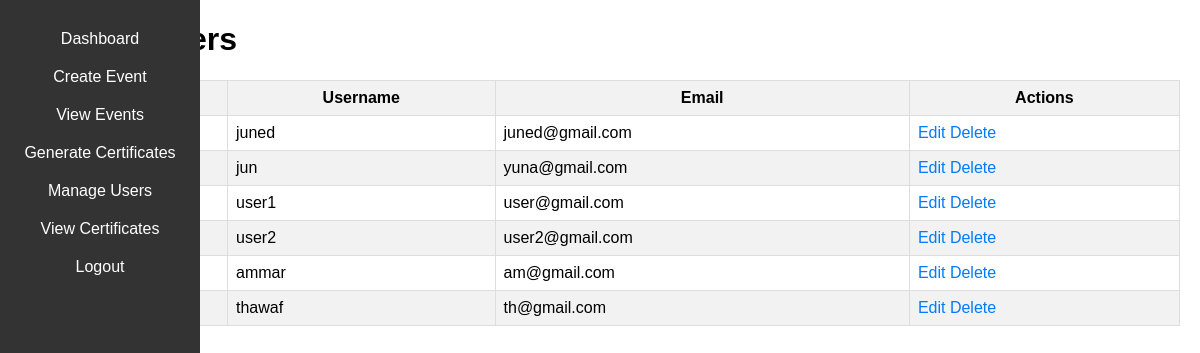
Page /admin/manage_users.php (signed in) on the committed database.
### tables this page shows
CREATE TABLE `users` (
  `user_id` int(11) NOT NULL,
  `username` varchar(50) NOT NULL,
  `password` varchar(255) NOT NULL,
  `full_name` varchar(100) NOT NULL,
  `email` varchar(255) NOT NULL,
  `created_at` timestamp NOT NULL DEFAULT current_timestamp()
);

### admin/manage_users.php (the view, shortened to what this page needs)
<?php
include_once("../includes/koneksi.php");
$query = "SELECT * FROM users";
$result = $conn->query($query);
?>
<!DOCTYPE html>
<html lang="en">
<head>
    <link rel="stylesheet" href="../assets/css/manage_users.css">
</head>
<body>
<nav>
        <ul>
        <li><a href="admin_dashboard.php">Dashboard</a></li>
        <li><a href="create_event.php">Create Event</a></li>
        <li><a href="view_event.php">View Events</a></li>
        <li><a href="generate_certificates.php">Generate Certificates</a></li>
        <li><a href="manage_users.php">Manage Users</a></li>
        <li><a href="view_certificates.php">View Certificates</a></li>
        <li><a href="../pages/logout.php">Logout</a></li>
        </ul>
    </nav>
</body>
</html>
<body>
    <div class="container">
        <h1>Manage Users</h1>
        <table>
            <thead>
                <tr>
                    <th>User ID</th>
                    <th>Username</th>
                    <th>Email</th>
                    <th>Actions</th>
                </tr>
            </thead>
            <tbody>
                <?php
                if ($result->num_rows > 0) {
                    while ($row = $result->fetch_assoc()) {
                        ?>
                        <tr>
                            <td><?php echo $row['user_id']; ?></td>
                            <td><?php echo $row['username']; ?></td>
                            <td><?php echo $row['email']; ?></td>
                            <td>
                                <a href="edit_user.php?id=<?php echo $row['user_id']; ?>">Edit</a>
                                <a href="delete_user.php?id=<?php echo $row['user_id']; ?>">Delete</a>
                            </td>
                        </tr>
                        <?php
                    }
                } else {
                    echo "<tr><td colspan='4'>No users found.</td></tr>";
                }
                ?>
            </tbody>
        </table>
        <a href="add_user.php">Add New User</a>
    </div>
</body>
</html>

### assets/css/manage_users.css (style rules this page uses)
body { font-family: Arial, sans-serif; margin: 0; padding: 0; }
.container { margin: 20px; }
nav { height: 100%; width: 200px; position: fixed; top: 0; left: 0; background-color: #333; padding-top: 20px; }
nav ul { list-style-type: none; padding: 0; margin: 0; }
nav ul li { padding: 10px; text-align: center; }
nav ul li a { color: #fff; text-decoration: none; display: block; }
table { width: 100%; border-collapse: collapse; }
table th, table td { border: 1px solid #ddd; padding: 8px; }
table th { background-color: #f2f2f2; }
table tr:nth-child(even) { background-color: #f2f2f2; }
a { color: #007bff; text-decoration: none; }

### rows in the picture
users: username "juned", email "juned@gmail.com"
users: username "jun", email "yuna@gmail.com"
users: username "user1", email "user@gmail.com"
users: username "user2", email "user2@gmail.com"
users: username "ammar", email "am@gmail.com"
users: username "thawaf", email "th@gmail.com"
